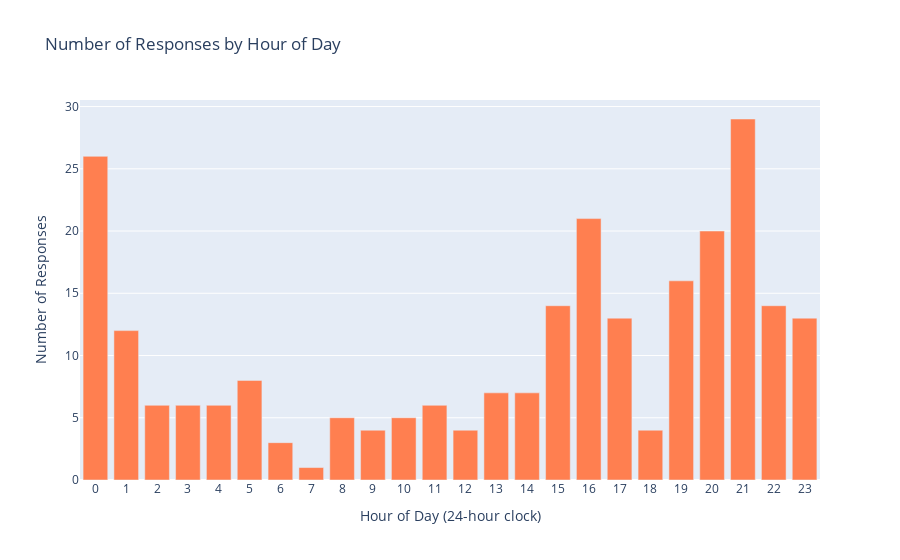

Notebook code for this chart:
### Code cell
import plotly.express as px
import pandas as pd

# Extract hour from timestamp
data['Hour'] = data['Timestamp'].dt.hour
data['Count'] = 1

# Group by hour and count responses
hourly_counts = data.groupby('Hour')['Count'].sum().reset_index()

# Create bar plot with Plotly
fig = px.bar(hourly_counts,
             x='Hour',
             y='Count',
             title='Number of Responses by Hour of Day',
             labels={'Hour': 'Hour of Day (24-hour clock)', 'Count': 'Number of Responses'},
             color_discrete_sequence=['coral'])

# Customize layout
fig.update_layout(xaxis=dict(tickmode='linear', dtick=1))

# Show plot
fig.show()

### Figure 1 — Plotly figure (JSON) as saved in the notebook; plotly's stock layout.template omitted (floating-point values rounded to 4 significant figures)
{"data": [{"alignmentgroup": "True", "hovertemplate": "Hour of Day (24-hour clock)=%{x}<br>Number of Responses=%{y}<extra></extra>", "legendgroup": "", "marker": {"color": "coral", "pattern": {"shape": ""}}, "name": "", "offsetgroup": "", "orientation": "v", "showlegend": false, "textposition": "auto", "type": "bar", "x": [0, 1, 2, 3, 4, 5, 6, 7, 8, 9, 10, 11, 12, 13, 14, 15, 16, 17, 18, 19, 20, 21, 22, 23], "xaxis": "x", "y": [26, 12, 6, 6, 6, 8, 3, 1, 5, 4, 5, 6, 4, 7, 7, 14, 21, 13, 4, 16, 20, 29, 14, 13], "yaxis": "y"}], "layout": {"barmode": "relative", "legend": {"tracegroupgap": 0}, "title": {"text": "Number of Responses by Hour of Day"}, "xaxis": {"anchor": "y", "domain": [0, 1], "dtick": 1, "tickmode": "linear", "title": {"text": "Hour of Day (24-hour clock)"}}, "yaxis": {"anchor": "x", "domain": [0, 1], "title": {"text": "Number of Responses"}}}}
